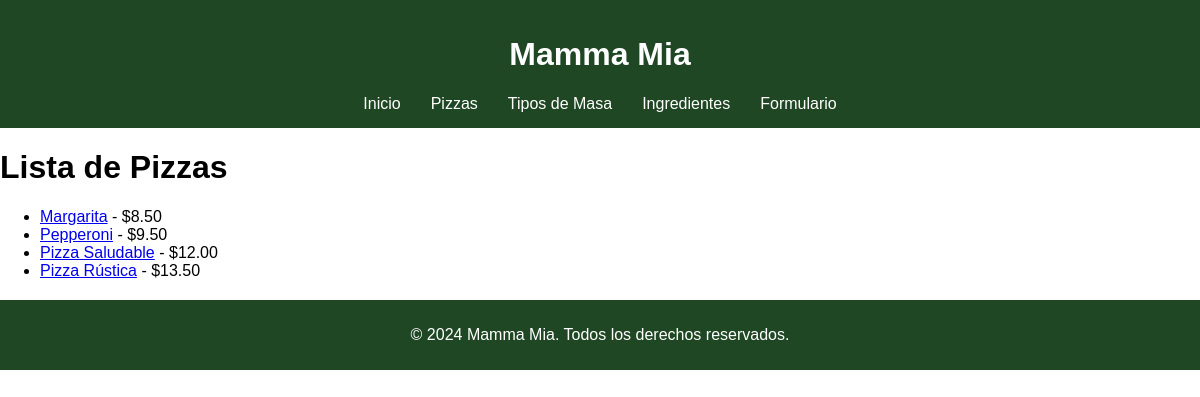
/pizzas/, run on an earlier commit of the app's database.
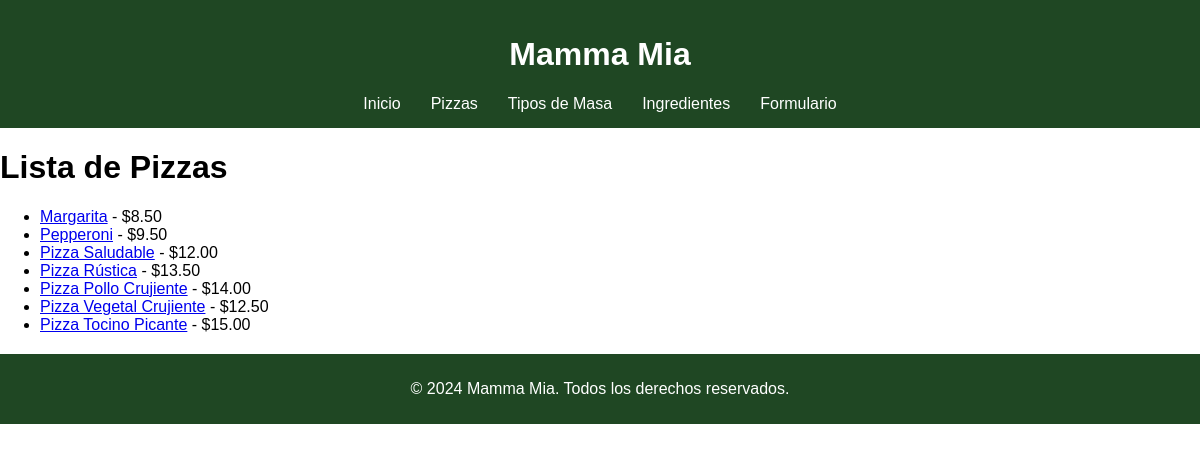
And on a later commit of the database.
### pizzeria/models.py (models this page shows, shortened)
class Pizza(models.Model):
    nombre = models.CharField(max_length=50)
    precio = models.DecimalField(max_digits=6, decimal_places=2)
    tipo_masa = models.ForeignKey(TipoMasa, on_delete=models.CASCADE)
    ingredientes = models.ManyToManyField(Ingrediente)
    descripcion = models.TextField()

### pizzeria/views.py (the view)
# urls.py: path('pizzas/', views.lista_pizzas, name='lista_pizzas'),
def lista_pizzas(request):
    pizzas = Pizza.objects.all()
    return render(request, 'lista_pizzas.html', {'pizzas': pizzas})

### pizzeria/templates/lista_pizzas.html (shortened to what this page needs)
{% extends "base.html" %}
{% load static %}
{%block content%}
    <h1>Lista de Pizzas</h1>
    <ul>
        {% for pizza in pizzas %}
            <li><a href="{% url 'detalle_pizza' pizza.id %}">{{ pizza.nombre }}</a> - ${{ pizza.precio }}</li>
        {% endfor %}
    </ul>
{%endblock%}

What changed in the data, as far as the page shows it:
added Pizza: nombre "Pizza Pollo Crujiente", precio "14.00"
added Pizza: nombre "Pizza Vegetal Crujiente", precio "12.50"
added Pizza: nombre "Pizza Tocino Picante", precio "15.00"
